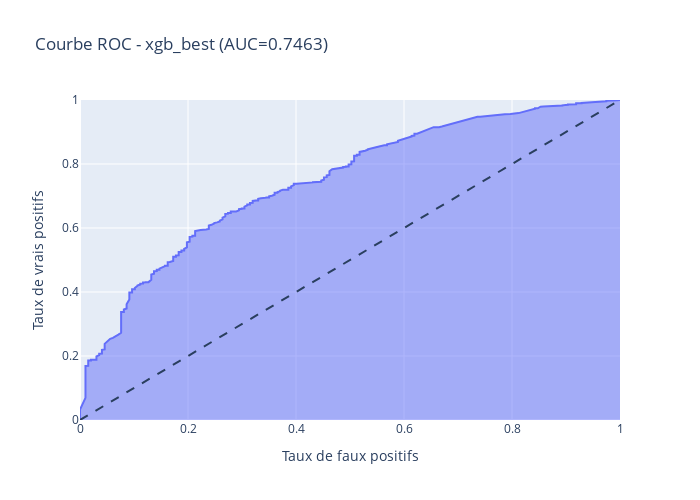
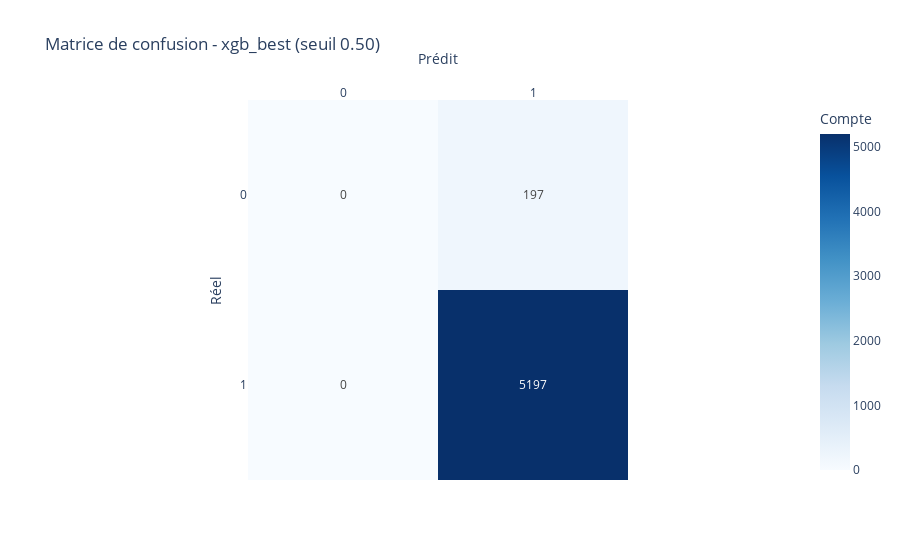

Notebook code for these charts, in order:
### Code cell
from sklearn.metrics import confusion_matrix, roc_curve
THRESHOLD = 0.50
print(f"Seuil (threshold) actuel utilisé pour la décision: {THRESHOLD:.2f}")

y_score = xgb_best.predict_proba(X_test[var_model])[:, 1]
y_pred = (y_score >= THRESHOLD).astype(int)

cm = confusion_matrix(y_test, y_pred, labels=[0, 1])
cm_df = pd.DataFrame(cm, index=['Vrai 0', 'Vrai 1'], columns=['Prédit 0', 'Prédit 1'])
print("Matrice de confusion (labels: 0=Mauvais Payeur, 1=Bon Payeur):")
display(cm_df)

fpr, tpr, _ = roc_curve(y_test, y_score)
auc_val = roc_auc_score(y_test, y_score)

roc_df = pd.DataFrame({'FPR': fpr, 'TPR': tpr})
fig = px.area(
    roc_df,
    x='FPR',
    y='TPR',
    title=f"Courbe ROC - xgb_best (AUC={auc_val:.4f})",
    labels={'FPR': 'Taux de faux positifs', 'TPR': 'Taux de vrais positifs'},
    width=700,
    height=500
)
fig.add_shape(type='line', line=dict(dash='dash'), x0=0, x1=1, y0=0, y1=1)
fig.update_xaxes(range=[0, 1])
fig.update_yaxes(range=[0, 1])
fig.show()

fig_cm = px.imshow(
    cm,
    text_auto=True,
    color_continuous_scale='Blues',
    labels=dict(x='Prédit', y='Réel', color='Compte'),
    x=['0', '1'],
    y=['0', '1'],
    title=f"Matrice de confusion - xgb_best (seuil {THRESHOLD:.2f})"
)
fig_cm.update_xaxes(side='top')
fig_cm.show()

### Figure 1 — Plotly figure (JSON) as saved in the notebook; plotly's stock layout.template omitted (floating-point values rounded to 4 significant figures; data arrays with more than 128 entries replaced by an {"elided": "..."} marker saying what was removed)
{"data": [{"fillpattern": {"shape": ""}, "hovertemplate": "Taux de faux positifs=%{x}<br>Taux de vrais positifs=%{y}<extra></extra>", "legendgroup": "", "line": {"color": "#636efa"}, "marker": {"symbol": "circle"}, "mode": "lines", "name": "", "orientation": "v", "showlegend": false, "stackgroup": "1", "type": "scatter", "x": {"elided": "942 float values"}, "xaxis": "x", "y": {"elided": "942 float values"}, "yaxis": "y"}], "layout": {"height": 500, "legend": {"tracegroupgap": 0}, "shapes": [{"line": {"dash": "dash"}, "type": "line", "x0": 0, "x1": 1, "y0": 0, "y1": 1}], "title": {"text": "Courbe ROC - xgb_best (AUC=0.7463)"}, "width": 700, "xaxis": {"anchor": "y", "domain": [0, 1], "range": [0, 1], "title": {"text": "Taux de faux positifs"}}, "yaxis": {"anchor": "x", "domain": [0, 1], "range": [0, 1], "title": {"text": "Taux de vrais positifs"}}}}

### Figure 2 — Plotly figure (JSON) as saved in the notebook; plotly's stock layout.template omitted (floating-point values rounded to 4 significant figures)
{"data": [{"coloraxis": "coloraxis", "hovertemplate": "Prédit: %{x}<br>Réel: %{y}<br>Compte: %{z}<extra></extra>", "name": "0", "texttemplate": "%{z}", "type": "heatmap", "x": ["0", "1"], "xaxis": "x", "y": ["0", "1"], "yaxis": "y", "z": [[0, 197], [0, 5197]]}], "layout": {"coloraxis": {"colorbar": {"title": {"text": "Compte"}}, "colorscale": [[0, "rgb(247,251,255)"], [0.125, "rgb(222,235,247)"], [0.25, "rgb(198,219,239)"], [0.375, "rgb(158,202,225)"], [0.5, "rgb(107,174,214)"], [0.625, "rgb(66,146,198)"], [0.75, "rgb(33,113,181)"], [0.875, "rgb(8,81,156)"], [1, "rgb(8,48,107)"]]}, "title": {"text": "Matrice de confusion - xgb_best (seuil 0.50)"}, "xaxis": {"anchor": "y", "constrain": "domain", "domain": [0, 1], "scaleanchor": "y", "side": "top", "title": {"text": "Prédit"}}, "yaxis": {"anchor": "x", "autorange": "reversed", "constrain": "domain", "domain": [0, 1], "title": {"text": "Réel"}}}}
